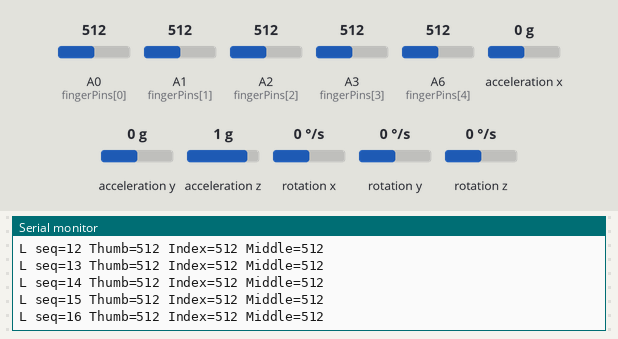
Simulated run of this sketch. Board: Arduino Nano, built with avr-gcc and run on an emulated ATmega328P. Shown: the last lines printed to the serial monitor. Wiring (inferred from the names in the program): MPU-6050 motion sensor at I2C address 0x68. Inputs (shaded band) come from the test bench; at power-on: A1 (fingerPins[1]) = 512, A0 (fingerPins[0]) = 512, A2 (fingerPins[2]) = 512, A3 (fingerPins[3]) = 512, A6 (fingerPins[4]) = 512, acceleration x 0 g, acceleration y 0 g, acceleration z 1 g, rotation x 0 °/s, rotation y 0 °/s, rotation z 0 °/s. No radio packets arrive unless stated.

Above: at 2.7 s.
2.8 s: A1 (fingerPins[1]) set to 105
At 2.89 s:
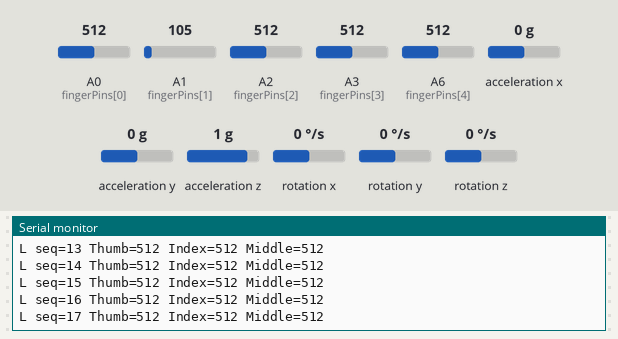
5.8 s: A1 (fingerPins[1]) set to 88
At 5.89 s:
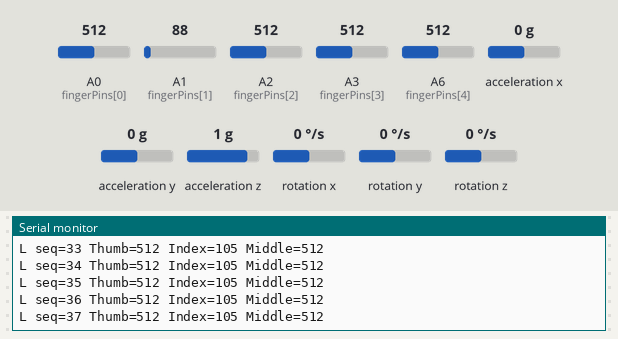
Timing chart, 0 to 8.8 s (numbered marks = the images above; inputs shaded):
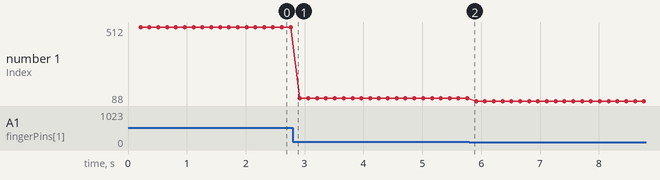

The sketch:

left_315m_tx_full.ino
```cpp
/*

  left_315m_tx_full.ino

  左手辅助节点：五指电位器 + MPU6050 -> 315M -> 右手/备用接收端


  Nano 接线：

  - 315M TX DATA -> D13

  - 五指：Thumb=A0, Index=A1, Middle=A2, Ring=A3, Pinky=A6

  - MPU6050：SDA=A4, SCL=A5

*/


#include <Wire.h>

#include <SPI.h>

#include <RH_ASK.h>


#define RF_TX_PIN 13

#define MPU_ADDR 0x68


const uint8_t fingerPins[5] = {A0, A1, A2, A3, A6};

const unsigned long SEND_INTERVAL_MS = 150;


// RH_ASK(speed, rxPin, txPin, pttPin)

RH_ASK rf(2000, 11, RF_TX_PIN, 10);


struct __attribute__((packed)) LeftPacket {

  uint8_t magic;      // 'L'

  uint8_t seq;

  uint16_t thumb;

  uint16_t index;

  uint16_t middle;

  uint16_t ring;

  uint16_t pinky;

  int16_t ax;

  int16_t ay;

  int16_t gz;

  uint8_t checksum;

};


uint8_t seqNo = 0;

unsigned long lastSendMs = 0;


uint8_t calcChecksum(const uint8_t *data, uint8_t len) {

  uint8_t sum = 0;

  for (uint8_t i = 0; i < len; i++) sum ^= data[i];

  return sum;

}


void initMPU() {

  Wire.beginTransmission(MPU_ADDR);

  Wire.write(0x6B);

  Wire.write(0);

  byte err = Wire.endTransmission(true);

  Serial.println(err == 0 ? F("MPU6050 OK") : F("MPU6050 warning"));

}


bool readMPU(int16_t &ax, int16_t &ay, int16_t &gz) {

  Wire.beginTransmission(MPU_ADDR);

  Wire.write(0x3B);

  if (Wire.endTransmission(false) != 0) return false;


  uint8_t n = Wire.requestFrom(MPU_ADDR, 14, true);

  if (n < 14) return false;


  int16_t axRaw = (Wire.read() << 8) | Wire.read();

  int16_t ayRaw = (Wire.read() << 8) | Wire.read();

  Wire.read(); Wire.read(); // az ignored

  Wire.read(); Wire.read(); // temp ignored

  Wire.read(); Wire.read(); // gx ignored

  Wire.read(); Wire.read(); // gy ignored

  int16_t gzRaw = (Wire.read() << 8) | Wire.read();


  ax = axRaw / 100;

  ay = ayRaw / 100;

  gz = gzRaw / 100;

  return true;

}


LeftPacket makePacket() {

  LeftPacket pkt;

  pkt.magic = 'L';

  pkt.seq = seqNo++;

  pkt.thumb = analogRead(fingerPins[0]);

  pkt.index = analogRead(fingerPins[1]);

  pkt.middle = analogRead(fingerPins[2]);

  pkt.ring = analogRead(fingerPins[3]);

  pkt.pinky = analogRead(fingerPins[4]);


  if (!readMPU(pkt.ax, pkt.ay, pkt.gz)) {

    pkt.ax = 0;

    pkt.ay = 0;

    pkt.gz = 0;

  }


  pkt.checksum = calcChecksum((uint8_t *)&pkt, sizeof(LeftPacket) - 1);

  return pkt;

}


void setup() {

  Serial.begin(9600);

  Wire.begin();


  Serial.println(F("Left 315M TX full booting..."));

  initMPU();


  if (rf.init()) {

    Serial.println(F("RF TX OK on D13"));

  } else {

    Serial.println(F("RF TX init failed"));

  }

}


void loop() {

  unsigned long now = millis();

  if (now - lastSendMs < SEND_INTERVAL_MS) return;

  lastSendMs = now;


  LeftPacket pkt = makePacket();

  rf.send((uint8_t *)&pkt, sizeof(pkt));

  rf.waitPacketSent();


  Serial.print(F("L seq=")); Serial.print(pkt.seq);

  Serial.print(F(" Thumb=")); Serial.print(pkt.thumb);

  Serial.print(F(" Index=")); Serial.print(pkt.index);

  Serial.print(F(" Middle=")); Serial.println(pkt.middle);

}
```

Measured:
- plotted number 1: 512 → 105 after the input at 2.8 s
